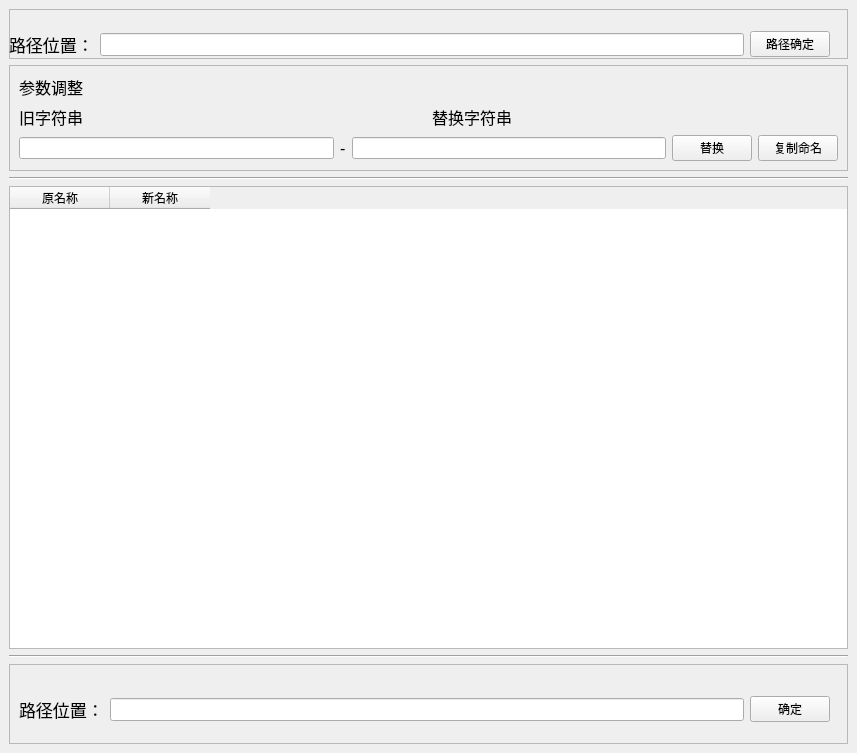
<?xml version="1.0" encoding="UTF-8"?>
<ui version="4.0">
 <class>MainWindow</class>
 <widget class="QMainWindow" name="MainWindow">
  <property name="geometry">
   <rect>
    <x>0</x>
    <y>0</y>
    <width>857</width>
    <height>753</height>
   </rect>
  </property>
  <property name="minimumSize">
   <size>
    <width>0</width>
    <height>100</height>
   </size>
  </property>
  <property name="windowTitle">
   <string>MainWindow</string>
  </property>
  <widget class="QWidget" name="centralwidget">
   <layout class="QVBoxLayout" name="verticalLayout_4">
    <item>
     <layout class="QVBoxLayout" name="verticalLayout_3">
      <item>
       <widget class="QFrame" name="frame_2">
        <property name="minimumSize">
         <size>
          <width>0</width>
          <height>50</height>
         </size>
        </property>
        <property name="frameShape">
         <enum>QFrame::StyledPanel</enum>
        </property>
        <property name="frameShadow">
         <enum>QFrame::Raised</enum>
        </property>
        <widget class="QWidget" name="layoutWidget">
         <property name="geometry">
          <rect>
           <x>0</x>
           <y>20</y>
           <width>821</width>
           <height>31</height>
          </rect>
         </property>
         <layout class="QHBoxLayout" name="horizontalLayout">
          <item>
           <widget class="QLabel" name="label">
            <property name="font">
             <font>
              <pointsize>13</pointsize>
             </font>
            </property>
            <property name="text">
             <string>路径位置：</string>
            </property>
           </widget>
          </item>
          <item>
           <widget class="QLineEdit" name="lineEditFilePath">
            <property name="font">
             <font>
              <pointsize>10</pointsize>
             </font>
            </property>
           </widget>
          </item>
          <item>
           <widget class="QPushButton" name="pushButtonPathOK">
            <property name="text">
             <string>路径确定</string>
            </property>
           </widget>
          </item>
         </layout>
        </widget>
       </widget>
      </item>
      <item>
       <widget class="QFrame" name="frame">
        <property name="minimumSize">
         <size>
          <width>0</width>
          <height>30</height>
         </size>
        </property>
        <property name="frameShape">
         <enum>QFrame::StyledPanel</enum>
        </property>
        <property name="frameShadow">
         <enum>QFrame::Raised</enum>
        </property>
        <layout class="QVBoxLayout" name="verticalLayout_2">
         <item>
          <widget class="QLabel" name="label_4">
           <property name="font">
            <font>
             <pointsize>12</pointsize>
            </font>
           </property>
           <property name="text">
            <string>参数调整</string>
           </property>
          </widget>
         </item>
         <item>
          <layout class="QHBoxLayout" name="horizontalLayout_3">
           <item>
            <widget class="QLabel" name="label_5">
             <property name="font">
              <font>
               <pointsize>12</pointsize>
              </font>
             </property>
             <property name="text">
              <string>旧字符串</string>
             </property>
            </widget>
           </item>
           <item>
            <widget class="QLabel" name="label_6">
             <property name="font">
              <font>
               <pointsize>12</pointsize>
              </font>
             </property>
             <property name="text">
              <string>替换字符串</string>
             </property>
            </widget>
           </item>
          </layout>
         </item>
         <item>
          <layout class="QHBoxLayout" name="horizontalLayout_2">
           <item>
            <widget class="QLineEdit" name="lineEditOldString"/>
           </item>
           <item>
            <widget class="QLabel" name="label_7">
             <property name="font">
              <font>
               <pointsize>12</pointsize>
              </font>
             </property>
             <property name="text">
              <string>-</string>
             </property>
            </widget>
           </item>
           <item>
            <widget class="QLineEdit" name="lineEditNewString"/>
           </item>
           <item>
            <widget class="QPushButton" name="pushButtonReplace">
             <property name="text">
              <string>替换</string>
             </property>
            </widget>
           </item>
           <item>
            <widget class="QPushButton" name="pushButtonCopyAllName">
             <property name="text">
              <string>复制命名</string>
             </property>
            </widget>
           </item>
          </layout>
         </item>
        </layout>
       </widget>
      </item>
      <item>
       <layout class="QVBoxLayout" name="verticalLayout">
        <item>
         <widget class="Line" name="line_2">
          <property name="orientation">
           <enum>Qt::Horizontal</enum>
          </property>
         </widget>
        </item>
        <item>
         <widget class="QTableWidget" name="tableWidget">
          <property name="autoFillBackground">
           <bool>false</bool>
          </property>
          <attribute name="horizontalHeaderCascadingSectionResizes">
           <bool>true</bool>
          </attribute>
          <attribute name="verticalHeaderCascadingSectionResizes">
           <bool>true</bool>
          </attribute>
          <column>
           <property name="text">
            <string>原名称</string>
           </property>
          </column>
          <column>
           <property name="text">
            <string>新名称</string>
           </property>
          </column>
         </widget>
        </item>
        <item>
         <widget class="Line" name="line_3">
          <property name="orientation">
           <enum>Qt::Horizontal</enum>
          </property>
         </widget>
        </item>
        <item>
         <widget class="QFrame" name="frame_3">
          <property name="minimumSize">
           <size>
            <width>0</width>
            <height>80</height>
           </size>
          </property>
          <property name="frameShape">
           <enum>QFrame::StyledPanel</enum>
          </property>
          <property name="frameShadow">
           <enum>QFrame::Raised</enum>
          </property>
          <widget class="QWidget" name="layoutWidget">
           <property name="geometry">
            <rect>
             <x>10</x>
             <y>30</y>
             <width>811</width>
             <height>31</height>
            </rect>
           </property>
           <layout class="QHBoxLayout" name="horizontalLayout_4">
            <item>
             <widget class="QLabel" name="label_2">
              <property name="font">
               <font>
                <pointsize>13</pointsize>
               </font>
              </property>
              <property name="text">
               <string>路径位置：</string>
              </property>
             </widget>
            </item>
            <item>
             <widget class="QLineEdit" name="lineEditFilePath_2">
              <property name="font">
               <font>
                <pointsize>10</pointsize>
               </font>
              </property>
             </widget>
            </item>
            <item>
             <widget class="QPushButton" name="pushButtonOK">
              <property name="text">
               <string>确定</string>
              </property>
             </widget>
            </item>
           </layout>
          </widget>
         </widget>
        </item>
       </layout>
      </item>
     </layout>
    </item>
   </layout>
  </widget>
 </widget>
 <resources/>
 <connections/>
</ui>
